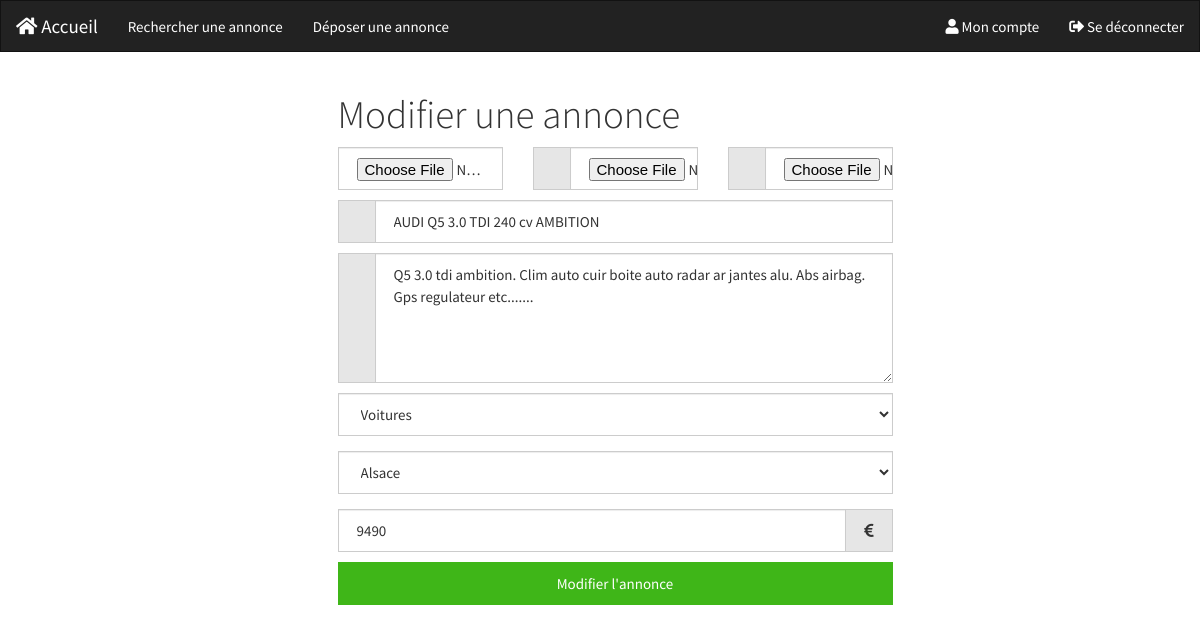
/edit.php?edit=2 (signed in), run on the app's committed database.
### tables this page shows
CREATE TABLE IF NOT EXISTS `publication` (
  `id` int(11) NOT NULL AUTO_INCREMENT,
  `user_id` int(11) NOT NULL,
  `file1` varchar(255) DEFAULT NULL,
  `file2` varchar(255) DEFAULT NULL,
  `file3` varchar(255) DEFAULT NULL,
  `title` varchar(255) NOT NULL,
  `despt` text,
  `categorie` varchar(255) NOT NULL,
  `region` varchar(255) NOT NULL,
  `prix` int(11) NOT NULL,
  `date` varchar(10) NOT NULL,
  PRIMARY KEY (`id`)
);

### include/list_inc.php (called while the page is built, shortened)
<?php
$Regions = ["Alsace", "Aquitaine", "Auvergne", "Basse-Normandie", "Bourgogne",
"Bretagne", "Centre", "Champagne-Ardenne", "Corse", "Franche-Comté",
"Haute-Normandie", "Ile-de-France", "Languedoc-Roussillon", "Limousin",
"Lorraine", "Midi-Pyrénées", "Nord-Pas-de-Calais", "Pays de la Loire",
"Picardie", "Poitou-Charentes", "Provence-Alpes-Côte d'Azur", "Rhône-Alpes"];
?>

### edit.php (the view, shortened to what this page needs)
<?php
require_once('header.php');
require './include/dbh.php';
?>
<link rel="stylesheet" href="./css/sign.css" />
<?php
require './include/list_inc.php';
if (isset($_GET['edit']) && !empty($_GET['edit'])) {
  $id = $_GET['edit'];
  $sql = "SELECT * FROM publication WHERE id='$id'";
  $result = mysqli_query($conn, $sql);
  $row = mysqli_fetch_assoc($result);
  if (!empty($_SESSION['id']) && $row['user_id'] == $_SESSION['id']) {
    $title = $row['title'];
    $despt = $row['despt'];
    $categorie = $row['categorie'];
    $region = $row['region'];
    $prix = $row['prix'];
?>
  <article>
    <div class="container">
      <div class="row">
        <div class="col-sm-3"></div>
        <div class="col-sm-6">
          <h1>Modifier une annonce</h1>
        </div>
      </div>
      <form action="./include/depo_inc.php?edit=<?php echo $id; ?>" method="POST" enctype="multipart/form-data">
        <div class="row">
          <div class="col-sm-3"></div>
          <div class="col-sm-2">
            <div class="input-group">
              <input type="file" class="form-control" name="file1"/>
            </div>
          </div>
          <div class="col-sm-2">
            <div class="input-group">
              <span class="input-group-addon"></span>
              <input type="file" class="form-control" name="file2" />
            </div>
          </div>
          <div class="col-sm-2">
            <div class="input-group">
              <span class="input-group-addon"></span>
              <input type="file" class="form-control" name="file3" />
            </div>
          </div>
          <div class="col-sm-3"></div>
        </div>
        <div class="row">
          <div class="col-sm-3"></div>
          <div class="col-sm-6">
            <div class="input-group">
              <span class="input-group-addon"><i class=""></i></span>
              <input type="text" class="form-control" name="titre" placeholder="Titre de l'annonce" <?php echo "value='".$title."'"; ?> required/>
            </div>
            <div class="input-group">
              <span class="input-group-addon"><i class=""></i></span>
              <textarea name="subject" class="form-control" placeholder="Description" <?php echo "value='".$despt."'"; ?> rows="5"><?php echo $despt; ?></textarea><br />
            </div>
            <div class="form-group">
              <select class="form-control" name="categorie" required>
                <option selected><?php echo $categorie; ?></option>
              </select>
            </div>
            <div class="form-group">
              <select class="form-control" name="region" required>
    <?php       foreach($Regions as $reg) {
                  if ($reg == $region) {
                    echo '<option value="'.$reg.'"selected>'.$reg.'</option>';
                  } else {
                    echo '<option value="'.$reg.'">'.$reg.'</option>';
                  }
                } ?>
              </select>
            </div>
            <div class="input-group">
              <input type="text" class="form-control" name="prix" placeholder="Prix" <?php echo "value='".$prix."'"; ?> maxlength="8" required />
              <span class="input-group-addon"><i class="fas fa-euro-sign"></i></span>
            </div>
            <button class="btn btn-success btn-block" type="submit" name="modifier">Modifier l'annonce</button>
          </div>
          <div class="col-sm-3"></div>
        </div>
      </form>
    </div>
  </article>
<?php
  } else {
    header("Location: ./index.php");
    exit();
  }
} else {
  header("Location: ./index.php");
  exit();
}
?>
<?php
require_once('footer.php');
?>

### css/sign.css (style rules this page uses)
article > .container .input-group { padding-bottom: 10px; }

### data on the page
publication: titre "AUDI Q5 3.0 TDI 240 cv AMBITION", subject "Q5 3.0 tdi ambition. Clim auto cuir boite auto radar ar jantes alu. Abs airbag. Gps regulateur etc.......", categorie "Voitures", region "Alsace", prix "9490"
